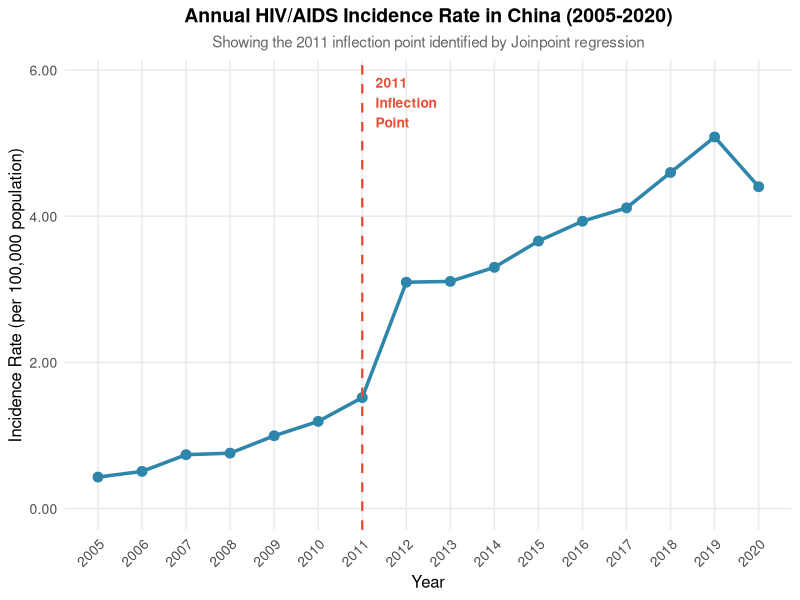

This figure's R source:
#!/usr/bin/env Rscript
# =============================================================================
# R Script for Joinpoint Regression Analysis of HIV/AIDS Data in China
# Generates Figure 1: Annual Trend with 2011 Inflection Point
# Author: Yu Shuang
# Date: 2025
# =============================================================================

if (!require("tidyverse")) install.packages("tidyverse", repos = "https://cloud.r-project.org/")
if (!require("readxl"))    install.packages("readxl",   repos = "https://cloud.r-project.org/")

library(tidyverse)
library(readxl)

# =============================================================================
# 1. Data Preparation
# =============================================================================

raw_data <- read_excel("HIV_AIDS_Data_31_Provinces.xlsx")

# Actual columns: Province, Age_Group, Date (YYYY-MM), Cases, Incidence_Rate,
#                 Deaths, Mortality_Rate
# '-' denotes missing / zero cells; Date is monthly; data cover 31 provinces
# and multiple age groups.  We aggregate to national annual totals first.

# China mid-year population (100,000 persons), source: National Bureau of Statistics
china_pop_100k <- c(
  `2005` = 13076, `2006` = 13140, `2007` = 13213, `2008` = 13280,
  `2009` = 13347, `2010` = 13409, `2011` = 13474, `2012` = 13540,
  `2013` = 13607, `2014` = 13678, `2015` = 13751, `2016` = 13827,
  `2017` = 13902, `2018` = 13954, `2019` = 14005, `2020` = 14118
)

annual_data <- raw_data %>%
  mutate(
    # Replace '-' with NA, then coerce to numeric
    cases  = suppressWarnings(as.numeric(Cases)),
    deaths = suppressWarnings(as.numeric(Deaths)),
    cases  = replace_na(cases,  0),
    deaths = replace_na(deaths, 0),
    # Extract 4-digit year from 'YYYY-MM' Date column
    year   = as.integer(substr(Date, 1, 4))
  ) %>%
  filter(year >= 2005 & year <= 2020) %>%
  # Aggregate across all provinces, age groups, and months
  group_by(year) %>%
  summarise(
    cases  = sum(cases,  na.rm = TRUE),
    deaths = sum(deaths, na.rm = TRUE),
    .groups = "drop"
  ) %>%
  mutate(
    population = as.numeric(china_pop_100k[as.character(year)]),
    incidence  = cases  / population,   # per 100,000 population
    mortality  = deaths / population
  )

write.csv(annual_data, "joinpoint_data.csv", row.names = FALSE)

# =============================================================================
# 2. Prepare Input for NCI Joinpoint Software
# =============================================================================

joinpoint_input <- annual_data %>%
  select(year, cases, population) %>%
  mutate(
    year       = as.integer(year),
    cases      = as.integer(round(cases)),
    population = as.numeric(population)
  )

write.table(joinpoint_input, "joinpoint_input.txt",
            sep = "\t", row.names = FALSE, quote = FALSE)

# =============================================================================
# 3. Annual Percent Change (APC) Calculation
# =============================================================================
# APC is modeled on the incidence RATE (per 100,000 population) via
# log-linear regression, consistent with standard epidemiological practice.
# Using absolute case counts would confound population size changes.
#
# Segmentation: 2011 inflection point identified by NCI Joinpoint software.
#   Segment 1: 2005-2011 (2011 assigned to first segment)
#   Segment 2: 2012-2020

calculate_apc <- function(data, start_year, end_year) {
  subset_data <- data %>% filter(year >= start_year & year <= end_year)
  model    <- lm(log(incidence) ~ year, data = subset_data)
  beta     <- coef(model)[2]
  se       <- summary(model)$coefficients[2, 2]
  p_val    <- summary(model)$coefficients[2, 4]

  list(
    period   = paste0(start_year, "-", end_year),
    apc      = round((exp(beta) - 1) * 100, 2),
    ci_lower = round((exp(beta - 1.96 * se) - 1) * 100, 2),
    ci_upper = round((exp(beta + 1.96 * se) - 1) * 100, 2),
    p_value  = round(p_val, 4)
  )
}

apc_2005_2011 <- calculate_apc(annual_data, 2005, 2011)
apc_2012_2020 <- calculate_apc(annual_data, 2012, 2020)

# =============================================================================
# 4. Average Annual Percent Change (AAPC)
# =============================================================================
# AAPC is the weighted average of segment APCs (weights = segment length),
# per NCI definition. The single log-linear fit below serves as an
# approximation; for the exact value use NCI Joinpoint software output.

calculate_aapc <- function(data) {
  model <- lm(log(incidence) ~ year, data = data)
  beta  <- coef(model)[2]
  se    <- summary(model)$coefficients[2, 2]
  p_val <- summary(model)$coefficients[2, 4]

  list(
    aapc     = round((exp(beta) - 1) * 100, 2),
    ci_lower = round((exp(beta - 1.96 * se) - 1) * 100, 2),
    ci_upper = round((exp(beta + 1.96 * se) - 1) * 100, 2),
    p_value  = round(p_val, 4)
  )
}

aapc <- calculate_aapc(annual_data)

# =============================================================================
# 5. Results Summary
# =============================================================================

results <- data.frame(
  Period   = c("2005-2011", "2012-2020", "2005-2020 (AAPC)"),
  APC_AAPC = c(apc_2005_2011$apc,      apc_2012_2020$apc,      aapc$aapc),
  CI_Lower = c(apc_2005_2011$ci_lower, apc_2012_2020$ci_lower, aapc$ci_lower),
  CI_Upper = c(apc_2005_2011$ci_upper, apc_2012_2020$ci_upper, aapc$ci_upper),
  P_Value  = c(apc_2005_2011$p_value,  apc_2012_2020$p_value,  aapc$p_value)
)

print("Joinpoint Analysis Results (Incidence Rate per 100,000):")
print(results)

write.csv(results, "joinpoint_results.csv", row.names = FALSE)

# =============================================================================
# 6. Visualization - Figure 1: Annual Trend
# =============================================================================

colors <- c(
  primary   = "#2E86AB",
  secondary = "#E94F37",
  tertiary  = "#44AF69",
  quaternary = "#F18F01",
  gray      = "#6C757D"
)

y_max <- max(annual_data$incidence, na.rm = TRUE) * 1.15

p <- ggplot(annual_data, aes(x = year, y = incidence)) +
  geom_line(linewidth = 1.2, color = colors["primary"]) +
  geom_point(size = 3, color = colors["primary"]) +
  geom_vline(xintercept = 2011, linetype = "dashed",
             color = colors["secondary"], linewidth = 0.8) +
  annotate("text", x = 2011.3, y = y_max * 0.95,
           label = "2011\nInflection\nPoint",
           color = colors["secondary"], size = 3.5,
           hjust = 0, fontface = "bold") +
  scale_y_continuous(
    labels = scales::number_format(accuracy = 0.01),
    limits = c(0, y_max)
  ) +
  scale_x_continuous(breaks = seq(2005, 2020, by = 1)) +
  labs(
    title    = "Annual HIV/AIDS Incidence Rate in China (2005-2020)",
    subtitle = "Showing the 2011 inflection point identified by Joinpoint regression",
    x        = "Year",
    y        = "Incidence Rate (per 100,000 population)"
  ) +
  theme_minimal(base_size = 12) +
  theme(
    plot.title    = element_text(hjust = 0.5, size = 14, face = "bold"),
    plot.subtitle = element_text(hjust = 0.5, size = 11, color = "gray40"),
    axis.title    = element_text(size = 12),
    axis.text     = element_text(size = 10),
    axis.text.x   = element_text(angle = 45, hjust = 1),
    panel.grid.minor = element_blank()
  )

ggsave("Figure1_Annual_Trend.png", p, width = 10, height = 6, dpi = 300)

# =============================================================================
# 7. Chow Test for Structural Break at 2011
# =============================================================================
# Tests whether the slope of log(incidence) differs significantly between
# the two segments. The break point is set so that 2011 belongs to Segment 1
# (year <= 2011), consistent with the APC segmentation above.

chow_test <- function(data, break_point) {
  # Segment 1: year <= break_point  |  Segment 2: year > break_point
  data1 <- data %>% filter(year <= break_point)
  data2 <- data %>% filter(year >  break_point)

  n1 <- nrow(data1)
  n2 <- nrow(data2)
  k  <- 2  # intercept + slope

  model_full <- lm(log(incidence) ~ year, data = data)
  model_1    <- lm(log(incidence) ~ year, data = data1)
  model_2    <- lm(log(incidence) ~ year, data = data2)

  RSS_full   <- sum(residuals(model_full)^2)
  RSS_pooled <- sum(residuals(model_1)^2) + sum(residuals(model_2)^2)

  F_stat  <- ((RSS_full - RSS_pooled) / k) / (RSS_pooled / (n1 + n2 - 2 * k))
  p_value <- 1 - pf(F_stat, df1 = k, df2 = n1 + n2 - 2 * k)

  list(F_stat = round(F_stat, 4), p_value = round(p_value, 6))
}

chow_result <- chow_test(annual_data, 2011)
print(paste("Chow test F-statistic:", chow_result$F_stat))
print(paste("P-value:", chow_result$p_value))

# =============================================================================
# End of Script
# =============================================================================
